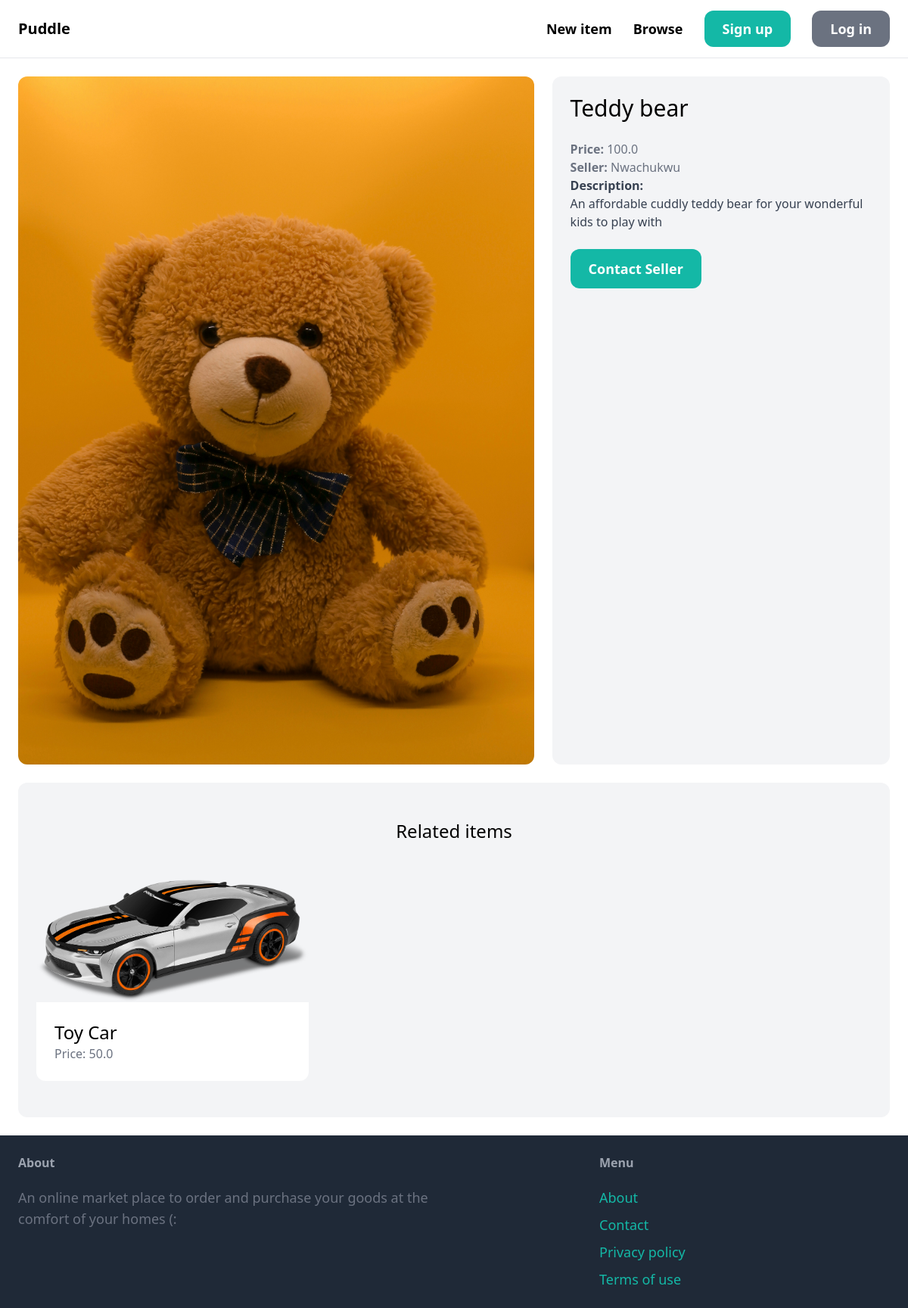
Page /items/1/ on the committed database.
### item/models.py (models this page shows, shortened)
class Item(models.Model):
        category = models.ForeignKey(Category, related_name='items', on_delete=models.CASCADE)
        name = models.CharField(max_length = 255)
        description = models.TextField(blank = True, null =True)
        price = models.FloatField()
        image = models.ImageField(upload_to='items_images', blank=True, null=True)
        is_sold = models.BooleanField(default = False)
        created_by = models.ForeignKey(User, related_name = 'items', on_delete = models.CASCADE)
        created_at = models.DateTimeField(auto_now_add=True)

### item/views.py (the view)
# urls.py: path('<int:pk>/', views.detail, name='detail'),
def detail(request, pk):
                    item = get_object_or_404(Item, pk=pk)
                    related_items = Item.objects.filter(category=item.category, is_sold =False).exclude(pk=pk)[0:3]
                    return render(request, 'item/detail.html',{
                            'item':item,
                            'related_items':related_items
                    })

### item/templates/item/detail.html
{% extends 'core/base.html' %} {% block content %}
<div class="grid grid-cols-5 gap-6">
  <div class="col-span-3">
    <img src="{{item.image.url}}" class="rounded-xl" />
  </div>
  <div class="col-span-2 p-6 bg-gray-100 rounded-xl">
    <h1 class="mb-6 text-3xl">{{item.name}}</h1>
    <p class="text-gray-500"><strong>Price: </strong>{{ item.price }}</p>
    <p class="text-gray-500">
      <strong>Seller: </strong>{{ item.created_by.username }}
    </p>
    {% if item.description%}
    <p class="text-gray-700">
      <strong>Description:</strong>
      <br />
      {{item.description}}
    </p>
    {% endif %} {% if request.user == item.created_by%}
    <div class="m-6 p-6 bg-white rounded-xl">
      <p>This is your item!</p>
      <a
        href="{% url 'item:edit' item.id %}"
        class="inline-block mt-6 px-6 py-3 text-lg font-semibold bg-teal-500
      text-white rounded-xl"
        >Edit</a
      >
      <a
        href="{% url 'item:delete' item.id %}"
        class="inline-block mt-6 px-6 py-3 text-lg font-semibold bg-red-500
      text-white rounded-xl"
        >Delete</a
      >
    </div>
    {% else %}
    <a
      href="{% url 'conversation:new' item.id%}"
      class="inline-block mt-6 px-6 py-3 text-lg font-semibold bg-teal-500 text-white rounded-xl hover:bg-teal-700"
      >Contact Seller</a
    >
    {%endif%}
  </div>
</div>
<div class="mt-6 px-6 py-12 bg-gray-100 rounded-xl">
  <h2 class="mb-12 text-2xl text-center">Related items</h2>
  <div class="grid grid-cols-3 gap-3">
    {% for item in related_items %}
    <div>
      <a href="{% url 'item:detail' item.id %}">
        <div>
          <img src="{{item.image.url}}" class="rounded-t-xl" />
        </div>
        <div class="p-6 bg-white rounded-b-xl">
          <h2 class="text-2xl">{{item.name}}</h2>
          <p class="text-gray-500">Price: {{item.price}}</p>
        </div>
      </a>
    </div>
    {%endfor%}
  </div>
</div>
{% endblock %} {% block title %}{{item.name}} {%endblock%}

### core/templates/core/base.html (shortened to what this page needs)
<!DOCTYPE html>
<html lang="en">
  <head>
    <script src="https://cdn.tailwindcss.com"></script>
  </head>
  <body>
    <nav
      class="py-6 px-6 flex justify-between items-center border-b border-gray-200">
      <a href="/" class="text-xl font-semibold">Puddle</a>
      <div class="space-x-6">
        <a
          href="{% url 'item:new' %}"
          class="text-lg font-semibold hover:text-gray-500"
          >New item</a
        >
        <a
          href="{%url 'item:items'%}"
          class="text-lg font-semibold hover:text-gray-500"
          >Browse</a
        >
        {%if request.user.is_authenticated%}
        <a
          href="{% url 'conversation:inbox' %}"
          class="px-6 py-3 text-lg font-semibold bg-teal-500 text-white rounded-xl hover:bg-teal-700"
          >Inbox</a
        >
        <a
          href="{% url 'dashboard:index' %}"
          class="px-6 py-3 text-lg font-semibold bg-gray-500 text-white rounded-xl hover:bg-gray-700"
          >Dashboard</a
        >
        {% else %}
        <a
          href="{% url 'core:signup' %}"
          class="px-6 py-3 text-lg font-semibold bg-teal-500 text-white rounded-xl hover:bg-teal-700"
          >Sign up</a
        >
        <a
          href="{% url 'core:login' %}"
          class="px-6 py-3 text-lg font-semibold bg-gray-500 text-white rounded-xl hover:bg-gray-700"
          >Log in</a
        >
        {% endif %}
      </div>
    </nav>
    <div class="px-6 py-6">{% block content %} {% endblock content %}</div>
    <footer class="py-6 px-6 flex justify-between bg-gray-800">
      <div class="w-2/3 pr-10">
        <h3 class="mb-5 font-semibold text-gray-400">About</h3>
        <p class="text-lg text-gray-500">
          An online market place to order and purchase your goods at the <br />
          comfort of your homes (:
        </p>
      </div>
      <div class="w-1/3">
        <h3 class="mb-5 font-semibold text-gray-400">Menu</h3>
        <ul class="space-y-2">
          <li>
            <a href="#" class="text-lg text-teal-500 hover:text-teal-700"
              >About</a
            >
          </li>
          <li>
            <a
              href="{%url 'core:contact'%}"
              class="text-lg text-teal-500 hover:text-teal-700"
              >Contact</a
            >
          </li>
          <li>
            <a href="#" class="text-lg text-teal-500 hover:text-teal-700"
              >Privacy policy</a
            >
          </li>
          <li>
            <a href="#" class="text-lg text-teal-500 hover:text-teal-700"
              >Terms of use</a
            >
          </li>
        </ul>
      </div>
    </footer>
  </body>
</html>

### rows in the picture
Item: image (picture), name "Teddy bear", price "100.0", created_by.username "Nwachukwu", description "An affordable cuddly teddy bear for your wonderful kids to play with"
Item: image (picture), name "Toy Car", price "50.0"
